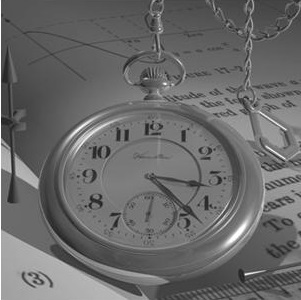
%> input picture images/clock.jpg, 301 x 300 px
$ octave edge_n_thresh.m   (GNU Octave 9; MATLAB toolbox functions it lacks are replaced by stand-ins)
%> lines starting %> are read from the running program, lines starting %| are printed output that depends on the picture

% fortwnw thn eikona
[ roloi ] = im2double( imread('images/clock.jpg')) ;
%> roloi: size 300x301x3 double; min 0.106, max 1, mean 0.415
% rgn -> gray scale
roloi = rgb2gray(roloi) ;
%> roloi: size 300x301 double

% --------- 1a - anixneysh akmwn me Laplacian of Gaussian maska -----------

% 5x5 Laplacian of Gaussian mask
LapOG = [ 0, 0, -1, 0, 0; 0, -1, -2, -1, 0; -1, -2, 16, -2, -1; ...
    0, -1, -2, -1, 0; 0, 0, -1, 0, 0] ;

% anixneysh akmwn me Laplacian of Gaussian maska
roloiLOG = conv2( roloi( :, 1:300), LapOG, 'same') ;
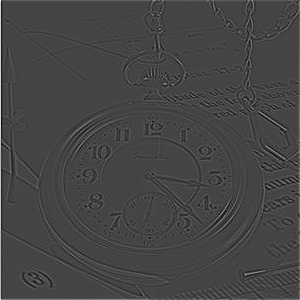
%> roloiLOG: size 300x300 double; min -4.11, max 11.09, mean 0.0434; drawn with min black and max white


figure(1)
subplot( 2, 1, 1)
imshow( roloi )
title('Original Image') ;
subplot( 2, 1, 2)
imshow( roloiLOG )
title('After LoG filtering') ;

% --------------- 1b - anixneysh akmwn me Sobel maska ---------------------
% https://www.tutorialspoint.com/dip/sobel_operator.htm

% horizontal mask of Sobel operator - highlights the horizontal edges
Sob_Hor = [ -1, -2, -1; 0, 0, 0; 1, 2, 1] ;
% vertical mask of Sobel operator - highlights the vertical edges
Sob_Ver = [ -1, 0, 1; -2, 0, 2; -1, 0, 1] ;


% efarmogh orizontias & katheths maskas
roloiSH( :, :, 1) = conv2( (roloi( :, 1:300, 1)), Sob_Hor, 'same');
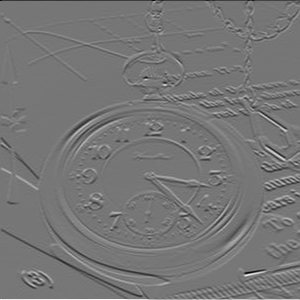
%> roloiSH: size 300x300 double; min -2.52, max 2.88, mean -0.00265; drawn with min black and max white
roloiSV( :, :, 1) = conv2( roloi( :, 1:300, 1), Sob_Ver, 'same') ;
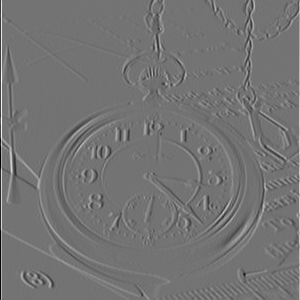
%> roloiSV: size 300x300 double; min -2.76, max 3.31, mean 0.00727; drawn with min black and max white

% elegxw kathe ena pixel kai pairnw to kanonikopoihmeno gradient magnitude
for i=1:size( roloi, 1)
    for j=1:size( roloi, 2)-1
        % normalized gradient magnitude -> G = sqrt( Gx^2 + Gy^2 )
        roloiS( i, j) = sqrt( roloiSH( i, j)^2 + roloiSV( i, j).^2 ) ;
    end
end
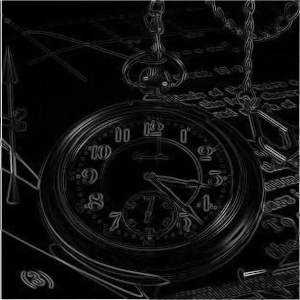
%> roloiS: size 300x300 double; min 0, max 3.31, mean 0.237; drawn with min black and max white

figure(2)
subplot( 2, 1, 1)
imshow( roloi )
title('Original Image') ;
subplot( 2, 1, 2)
imshow( roloiS )
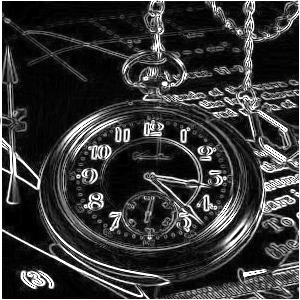
%> displayed picture: size 300x300, on the screen's scale of 0 to 255; min 0, max 255, mean 55
title('After Sobel Filtering') ;

figure(3)
subplot( 2, 1, 1)
imshow( roloiLOG )
title('LoG Filtering') ;
subplot( 2, 1, 2)
imshow( roloiS )
title('Sobel Filtering') ;


%% ---------------- Olikh Katwfliwsh Filtrarismenwn Eikonwn ----------------


% ypologismos istogrammatos gia evresh katallhlhs timhs katwfliou
istoRL = imhist(roloiLOG( :, :, 1)) ;
%> istoRL = 256 values, max 44840 at index 1, min 18 at index 241, mean 351.6
istoRS = imhist(roloiS( :, :, 1)) ;
%> istoRS = 256 values, max 6470 at index 5, min 26 at index 255, mean 351.6

% katwfli ~ mesh timh kanonikopoihmenou istogrammatos + kati
roloiL_BW = roloiLOG > (mean(istoRL/(300*300)) + 0.21) ;
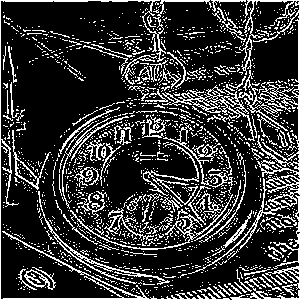
%> roloiL_BW: size 300x300 logical; 21.2% white in thin lines or dots
%roloiL_BW = im2bw( roloiL, mean(istoRL/(300*300)) + 0.08) ;
roloiS_BW = roloiS > (mean(istoRS/(300*300)) + 0.28) ;
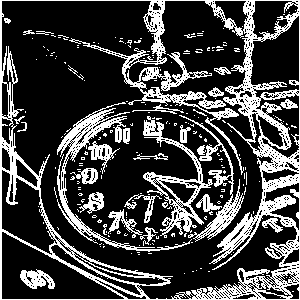
%> roloiS_BW: size 300x300 logical; 26.2% white in thin lines or dots
%roloiS_BW = im2bw( roloiS, mean(istoRS/(300*300)) + 0.08) ;

figure(4)
subplot( 2, 1, 1)
imshow( roloiL_BW )
title('Thresholding using Laplacian Filter') ;
subplot( 2, 1, 2)
imshow( roloiS_BW )
title('Thresholding using Sobel Filtering') ;
